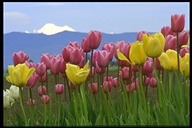
#> input picture modules/HistogramVector/13000.jpeg, 192 x 128 px
$ python hisvec.py
#> lines starting #> are read from the running program, lines starting #| are printed output that depends on the picture
### modules/ColourDifference/slic.py
import math
from skimage import io, color
import numpy as np

import cv2
import time

from colormath.color_objects import LabColor
from colormath.color_diff import delta_e_cie2000

class Cluster(object):
    cluster_index = 1

    def __init__(self, h, w, l=0, a=0, b=0):
        self.update(h, w, l, a, b)
        self.pixels = {}
        self.no = self.cluster_index
        Cluster.cluster_index += 1

    def update(self, h, w, l, a, b):
        self.h = h
        self.w = w
        self.l = l
        self.a = a
        self.b = b

class SLICProcessor(object):
    @staticmethod
    def open_image(path):
        """
        Return:
            3D array, row col [LAB]
        """
        rgb = io.imread(path)
        lab_arr = color.rgb2lab(rgb)
        # rgb = cv2.imread(path)
        # lab_arr = cv2.cvtColor(rgb,cv2.COLOR_RGB2LAB)
        return lab_arr

    @staticmethod
    def save_lab_image(path, lab_arr):
        """
        Convert the array to RBG, then save the image
        :param path:
        :param lab_arr:
        :return:
        """
        rgb_arr = color.lab2rgb(lab_arr)
        io.imsave(path, rgb_arr)
        # bgr_arr=cv2.cvtColor(lab_arr,cv2.COLOR_LAB2BGR)
        # cv2.imwrite(path,bgr_arr)

    def make_cluster(self, h, w):
        h=int(h)
        w=int(w)
        return Cluster(h, w,
                       self.data[h][w][0],
                       self.data[h][w][1],
                       self.data[h][w][2])

    def __init__(self, filename, K, M=30):
        self.K = K
        self.M = M

        self.data = self.open_image(filename)
        self.image_height = self.data.shape[0]
        self.image_width = self.data.shape[1]
        self.N = self.image_height * self.image_width
        self.S = int(math.sqrt(self.N / self.K))

        self.clusters = []
        self.label = {}
        self.dis = np.full((self.image_height, self.image_width), np.inf)

    def init_clusters(self):
        """
        初始化聚类，等分布撒聚类初始点
        """
        h = self.S / 2
        w = self.S / 2
        while h < self.image_height:
            while w < self.image_width:
                self.clusters.append(self.make_cluster(h, w))
                w += self.S
            w = self.S / 2
            h += self.S

    def get_gradient(self, h, w):
        '''
        获得点与它主对角线点的梯度
        '''
        if w + 1 >= self.image_width:
            w = self.image_width - 2
        if h + 1 >= self.image_height:
            h = self.image_height - 2

        gradient = self.data[h + 1][w + 1][0] - self.data[h][w][0] + \
                   self.data[h + 1][w + 1][1] - self.data[h][w][1] + \
                   self.data[h + 1][w + 1][2] - self.data[h][w][2]
        return gradient

    def move_clusters(self):
        '''
        取当前聚类点的领域点中，梯度最小的点作为聚类中心点
        '''
        for cluster in self.clusters:
            cluster_gradient = self.get_gradient(cluster.h, cluster.w)
            for dh in range(-1, 2):
                for dw in range(-1, 2):
                    _h = cluster.h + dh
                    _w = cluster.w + dw
                    new_gradient = self.get_gradient(_h, _w)
                    if new_gradient < cluster_gradient:
                        cluster.update(_h, _w, self.data[_h][_w][0], self.data[_h][_w][1], self.data[_h][_w][2])
                        cluster_gradient = new_gradient

    def assignment(self):
        '''
        将图像中的每一个点划分到距离它最近的聚类中
        '''
        l=len(self.clusters)
        count=0
        for cluster in self.clusters:
            # print('%.2f'%(count/l))
            count+=1
            for h in range(cluster.h - 2 * self.S, cluster.h + 2 * self.S):
                if h < 0 or h >= self.image_height: continue
                for w in range(cluster.w - 2 * self.S, cluster.w + 2 * self.S):
                    if w < 0 or w >= self.image_width: continue
                    L, A, B = self.data[h][w]
                    Dc = math.sqrt(
                        math.pow(L - cluster.l, 2) +
                        math.pow(A - cluster.a, 2) +
                        math.pow(B - cluster.b, 2))
                    Ds = math.sqrt(
                        math.pow(h - cluster.h, 2) +
                        math.pow(w - cluster.w, 2))
                    D = math.sqrt(math.pow(Dc / self.M, 2) + math.pow(Ds / self.S, 2))
                    if D < self.dis[h][w]:
                        if (h, w) not in self.label:
                            self.label[(h, w)] = cluster
                            cluster.pixels[(h, w)]=1
                        else:
                            self.label[(h, w)].pixels[(h,w)]=0
                            self.label[(h, w)] = cluster
                            cluster.pixels[(h,w)]=1
                        self.dis[h][w] = D

    def update_cluster(self):
        '''
        取聚类中所有点的平均位置作为聚类的中心点
        :return:
        '''
        for cluster in self.clusters:
            sum_h = sum_w = number = 0
            for p in cluster.pixels.keys():
                if(cluster.pixels[p]==0):
                    continue
                sum_h += p[0]
                sum_w += p[1]
                number += 1
                _h = int(sum_h / number)
                _w = int(sum_w / number)
                cluster.update(_h, _w, self.data[_h][_w][0], self.data[_h][_w][1], self.data[_h][_w][2])

    def save_current_image(self, name):
        image_arr = np.copy(self.data)
        for cluster in self.clusters:
            for p in cluster.pixels.keys():
                image_arr[p[0]][p[1]][0] = cluster.l
                image_arr[p[0]][p[1]][1] = cluster.a
                image_arr[p[0]][p[1]][2] = cluster.b
            image_arr[cluster.h][cluster.w][0] = 0
            image_arr[cluster.h][cluster.w][1] = 0
            image_arr[cluster.h][cluster.w][2] = 0

        self.save_lab_image(name, image_arr)

    def iterate_ntimes(self,n=1):
        """
        迭代n次，默认一次，并保存最终特征提取后的结果
        """
        self.init_clusters()
        self.move_clusters()
        for i in range(n):
            self.assignment()
            self.update_cluster()
        self.save_current_image('1.png')

    # [47 lines left out: functions get_color_difference, get_eachpixel_difference, get_simliarity, not called in this run]

# [10 lines that do not run on import are left out]
    # [13 lines of commented-out code are left out]

### modules/HistogramVector/hisvec.py
import cv2
import numpy
import modules.ColourDifference.slic as slic
# import modules.ImageFeatureExtract as ife
import modules.PatternDifference.ImProj as imp


def get_guass(shape: '2D tuple') -> numpy.array:
    '''
    :param shape: the shape of matrix
    :return: a matrix with 2D Gaussian distribution
    '''
    x, y = numpy.meshgrid(numpy.linspace(-1, 1, shape[0]), numpy.linspace(-1, 1, shape[1]))
    d = numpy.sqrt(x * x + y * y)
    sigma, mu = 0.6, 0.0
    g = numpy.exp(-((d - mu) ** 2 / (2.0 * sigma ** 2)))
    return g.T


def get_his(img: 'numpy.array') -> float:
    '''
    Firstly, get the image's histogram, then get the norm.
    :param img: image (split)
    :return: the norm the image's histogram
    '''
    return cv2.calcHist([img], [0], None, [256], [0, 256])


def get_weight(file: 'str') -> numpy.array:
    '''
    Using module ColourDifference and PatternDifference,
    to get the visually significant matrix
    :param file: the name of the file(due to the definition of others' interface)
    :return: the visually significant matrix
    '''
    img = cv2.imread(file, 0)
    G = get_guass(img.shape)
    C_processor = slic.SLICProcessor(file, 64)
    C_processor.iterate_ntimes()
    C = C_processor.get_eachpixel_difference()
    P = imp.Pattern_Otherness_Calculation(file)
    D = numpy.multiply(C, P)
    diff_D = D.max() - D.min()
    for i in range(img.shape[0]):
        for j in range(img.shape[1]):
            D[i, j] = (D[i, j] - D.min()) / diff_D
    return numpy.multiply(D, G)


def get_vector(file: 'str') -> numpy.array:
    '''
    Image retrieval based on spatial pyramid of visual saliency.
    :param file: image
    :return: feature vector V'
    '''
    V = []
    img = cv2.imread(file, flags=0)
    length, width = img.shape
    l = 1
    a = [1]
    while l <= 2:
        a.append(a[l - 1] * 0.25)
        l += 1
    S = get_weight(file)
    l = 0
    while l <= 2:
        for i in range(2 * l):
            for j in range(2 * l):
                W = numpy.sum(S[i * width:(i + 1) * width, j * length:(j + 1) * length])
                split_img = img[i * width:(i + 1) * width, j * length:(j + 1) * length]
                V.append(get_his(split_img) * W * a[l])
        length, width = length // 2, width // 2
        l += 1
    return V


def main():
    print(get_vector('13000.jpeg'))
#> in get_vector, `img = cv2.imread(file, flags=0)`:
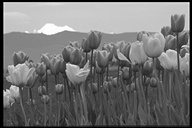
#> img: shape (128, 192); min 0, max 255, mean 114.9
#> in open_image, `lab_arr = color.rgb2lab(rgb)`: lab_arr: shape (128, 192, 3) float64; mean of channels 0, 1, 2 48.5, 0.4, 9.5
#> the loop in init_clusters, `while h < self.image_height:` made 7 passes
#> h on passes 1 to 7: 9, 28, 47, 66, 85, 104, 123
#> after the loop in init_clusters, `while h < self.image_height:`: h = 142.5; self.clusters = 70 items
#> the loop in move_clusters, `for cluster in self.clusters:` made 70 passes
#> the loop in save_current_image, `for cluster in self.clusters:` made 70 passes
#> after the loop in save_current_image, `for cluster in self.clusters:`: image_arr: shape (128, 192, 3) float64; mean of channels 0, 1, 2 50.7, 0.1, 10.7
#> in save_lab_image, `rgb_arr = color.lab2rgb(lab_arr)`:
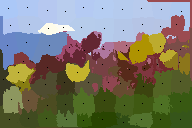
#> rgb_arr: shape (128, 192, 3) float64; mean R, G, B 0.482, 0.476, 0.409


if __name__ == '__main__':
#> (the run stopped early here; a loop or call above may not have finished)
